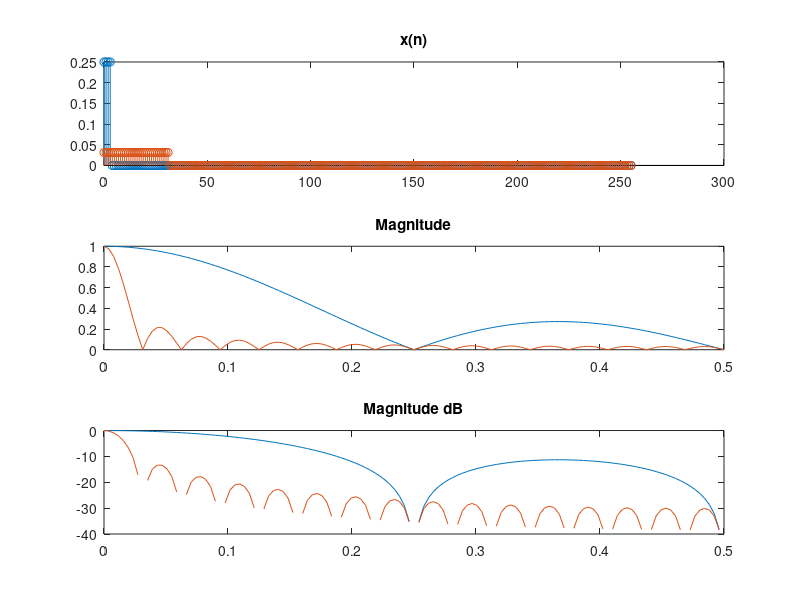

The MATLAB script that drew this image:
close all
clear

N=256;

N_ONES=4
n=[0:N-1]';
xna=zeros(N,1);
xna(1:N_ONES)=1/N_ONES;
y = fft(xna);                             % Compute DFT of x
ma = abs(y);                               % Magnitude

N_ONES=32
n=[0:N-1]';
xnb=zeros(N,1);
xnb(1:N_ONES)=1/N_ONES;
y = fft(xnb);                             % Compute DFT of x
mb = abs(y);                               % Magnitude

figure
subplot(3,1,1)
stem(n,[xna,xnb])
title('x(n)')
subplot(3,1,2)
plot((0:N/2)/N,[ma(1:N/2+1),mb(1:N/2+1)]);
title('Magnitude')
subplot(3,1,3)
ma=20*log10(ma);
mb=20*log10(mb);
plot((0:N/2)/N, [ma(1:N/2+1), mb(1:N/2+1)]);
title('Magnitude dB')
